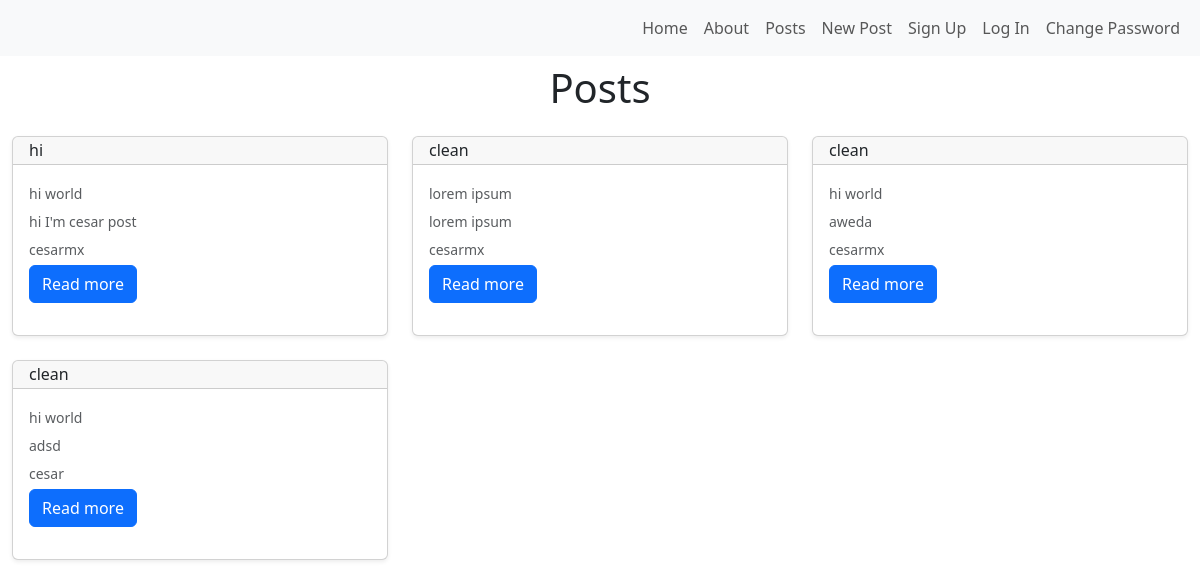
The page /posts/ on the database as committed earlier.
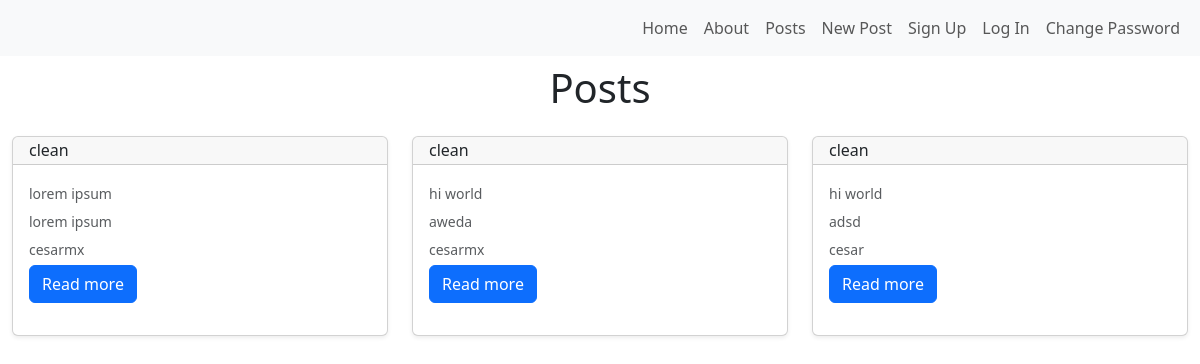
The same page on the database as committed later.
### posts/models.py (models this page shows, shortened)
class Post(models.Model):
  title = models.CharField(max_length=128)
  subtitle = models.CharField(max_length=256)
  author = models.ForeignKey(get_user_model(),on_delete=models.CASCADE)
  body = models.TextField()
  created_on = models.DateTimeField(auto_now_add=True)
  is_draft = models.BooleanField(default=True)

### posts/views.py (the view)
# urls.py: path('', views.PostListView.as_view(), name='list'),
class PostListView(ListView):
  template_name = 'posts/list.html'
  model = Post
  def get_context_data(self, **kwargs):
    context = super().get_context_data(**kwargs)
    context['post_list'] = Post.objects.order_by('created_on').reverse()
    return context

### templates/posts/list.html (shortened to what this page needs)
{% extends 'base.html' %}
{% block content %}
<div class="container mt-2 container-custom">
  <h1 class="text-center mb-4">Posts</h1>
  <div class="row row-cols-1 row-cols-md-2 row-cols-lg-3 g-4">
    {% for post in object_list %}
    <div class="col">
      <div class="card mb-3 shadow-sm card-custom">
        <div class="card-header py-1">
          <h6 class="my-0 font-weight-normal">{{ post.title }}</h6>
        </div>
        <div class="card-body py-3">
          <p class="card-text mb-1"><small class="text-muted">{{ post.subtitle }}</small></p>
          <p class="card-text mb-1"><small class="text-muted">{{ post.body|truncatechars:128 }}</small></p>
          <p class="card-text mb-1"><small class="text-muted">{{ post.author }}</small></p>
          <a href="{% url 'detail' post.id %}" class="btn btn-primary">Read more</a>
        </div>
      </div>
    </div>
    {% endfor %}
  </div>
</div>
{% endblock %}

Rows that differ between the two databases and show on the page:
removed Post: title "hi", subtitle "hi world", body "hi I'm cesar post", author "cesarmx"
